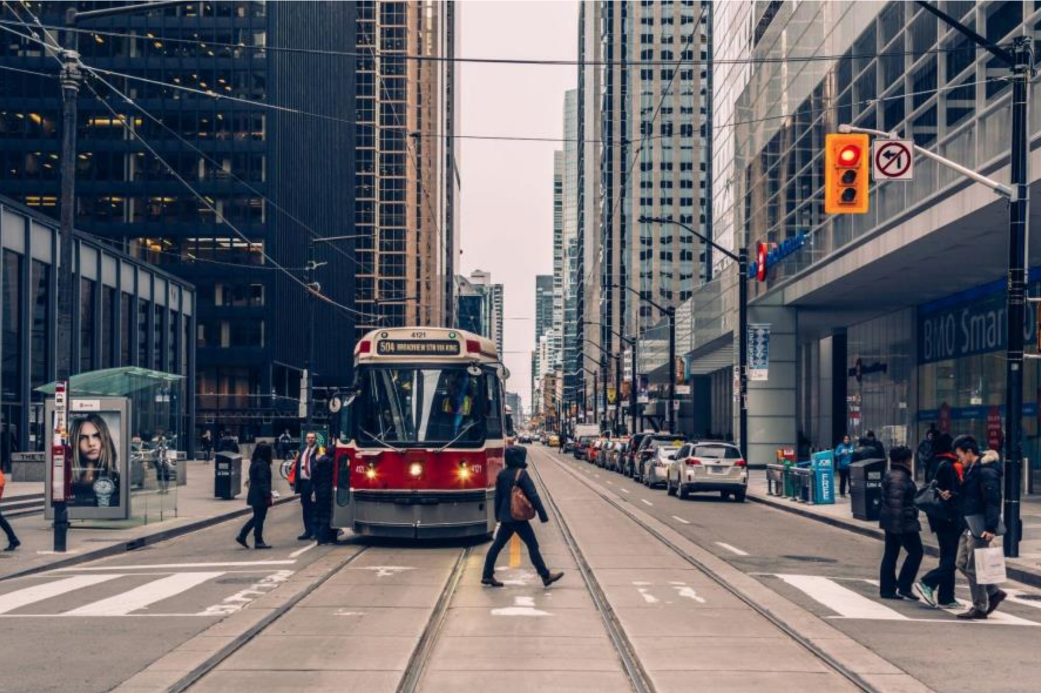
//> input picture Samples/input.png, 2082 x 1386 px (shown at 1/2 size)
$ ./main ../Samples/input.png   (built with g++ and OpenCV 4)
//> lines starting //> are read from the running program, lines starting //| are printed output that depends on the picture; after the words box and inside, x2 and y2 are one past the last pixel; in counts of white or black regions, pixels touching at a corner belong together
#include <iostream>
#include <string>
#include <vector>
#include <chrono>
#include <pthread.h>
#include <unistd.h>

#include <opencv4/opencv2/core.hpp>
#include <opencv4/opencv2/highgui.hpp>
#include <opencv4/opencv2/imgproc.hpp>

#define THR 8

struct thread_in
{
    int start;
    int end;
    cv::Mat *result;
    cv::Mat *refrence;
};

void *apply_horizantal_flip(void *in)
{
    struct thread_in *thread_input = (struct thread_in *)in;
    for (int row = thread_input->start; row < thread_input->end; row++)
    {
        for (int col = 0; col < thread_input->refrence->cols; col++)
        {
            thread_input->result->at<cv::Vec3b>(row, thread_input->refrence->cols - col - 1) = thread_input->refrence->at<cv::Vec3b>(row, col);
        }
    }
    return NULL;
}

void *apply_vertical_flip(void *in)
{
    struct thread_in *thread_input = (struct thread_in *)in;
    for (int row = thread_input->start; row < thread_input->end; row++)
    {
        for (int col = 0; col < thread_input->refrence->cols; col++)
        {
            thread_input->result->at<cv::Vec3b>(thread_input->refrence->rows - row - 1, col) = thread_input->refrence->at<cv::Vec3b>(row, col);
        }
    }
    return NULL;
}

float pixel_value(float input)
{
    if (input > 255)
    {
        return 255;
    }
    else if (input < 0)
    {
        return 0;
    }
    return input;
}

int binary_value(int input)
{
    if (input > 127)
    {
        return 255;
    }
    else
    {
        return 0;
    }
}

void *apply_sepia(void *in)
{
    struct thread_in *thread_input = (struct thread_in *)in;
    for (int row = thread_input->start; row < thread_input->end; row++)
    {
        for (int col = 0; col < thread_input->result->cols; col++)
        {
            float blue = thread_input->result->at<cv::Vec3b>(row, col)[2] * 0.131 +
                         thread_input->result->at<cv::Vec3b>(row, col)[1] * 0.534 +
                         thread_input->result->at<cv::Vec3b>(row, col)[0] * 0.272;
            float green = thread_input->result->at<cv::Vec3b>(row, col)[2] * 0.168 +
                          thread_input->result->at<cv::Vec3b>(row, col)[1] * 0.686 +
                          thread_input->result->at<cv::Vec3b>(row, col)[0] * 0.349;
            float red = thread_input->result->at<cv::Vec3b>(row, col)[2] * 0.189 +
                        thread_input->result->at<cv::Vec3b>(row, col)[1] * 0.769 +
                        thread_input->result->at<cv::Vec3b>(row, col)[0] * 0.393;
            thread_input->result->at<cv::Vec3b>(row, col)[0] = pixel_value(blue);
            thread_input->result->at<cv::Vec3b>(row, col)[1] = pixel_value(green);
            thread_input->result->at<cv::Vec3b>(row, col)[2] = pixel_value(red);
        }
    }
    return NULL;
}

void *apply_average(void *in)
{
    std::vector<std::vector<int>> kernel = {{1, 1, 1}, {1, 1, 1}, {1, 1, 1}};
    int devide = 9;

    struct thread_in *thread_input = (struct thread_in *)in;

    for (int row = thread_input->start; row < thread_input->end; row++)
    {

        if (row == 0 || row >= thread_input->refrence->rows - 1)
        {

            continue;
        }
        for (int col = 1; col < thread_input->refrence->cols - 1; col++)
        {
            float sum = thread_input->refrence->at<uchar>(row - 1, col - 1) * kernel[0][0] +
                        thread_input->refrence->at<uchar>(row - 1, col) * kernel[0][1] +
                        thread_input->refrence->at<uchar>(row - 1, col + 1) * kernel[0][2] +
                        thread_input->refrence->at<uchar>(row, col - 1) * kernel[1][0] +
                        thread_input->refrence->at<uchar>(row, col) * kernel[1][1] +
                        thread_input->refrence->at<uchar>(row, col + 1) * kernel[1][2] +
                        thread_input->refrence->at<uchar>(row + 1, col - 1) * kernel[2][0] +
                        thread_input->refrence->at<uchar>(row + 1, col) * kernel[2][1] +
                        thread_input->refrence->at<uchar>(row + 1, col + 1) * kernel[2][2];
            thread_input->result->at<uchar>(row - 1, col - 1) = sum / devide;
        }
    }
    return NULL;
}

void *apply_binary(void *in)
{
    struct thread_in *thread_input = (struct thread_in *)in;
    for (int row = thread_input->start; row < thread_input->end; row++)
    {
        for (int col = 0; col < thread_input->result->cols; ++col)
        {
            thread_input->result->at<uchar>(row, col) = binary_value(thread_input->result->at<uchar>(row, col));
        }
    }
    return NULL;
}

void *apply_laplace(void *in)
{
    std::vector<std::vector<int>> kernel = {{0, -1, 0}, {-1, 4, -1}, {0, -1, 0}};
    int devide = 2;

    struct thread_in *thread_input = (struct thread_in *)in;

    for (int row = thread_input->start + 1; row < thread_input->end - 1; row++)
    {
        for (int col = 1; col < thread_input->refrence->cols - 1; col++)
        {
            float sum = thread_input->refrence->at<uchar>(row - 1, col - 1) * kernel[0][0] +
                        thread_input->refrence->at<uchar>(row - 1, col) * kernel[0][1] +
                        thread_input->refrence->at<uchar>(row - 1, col + 1) * kernel[0][2] +
                        thread_input->refrence->at<uchar>(row, col - 1) * kernel[1][0] +
                        thread_input->refrence->at<uchar>(row, col) * kernel[1][1] +
                        thread_input->refrence->at<uchar>(row, col + 1) * kernel[1][2] +
                        thread_input->refrence->at<uchar>(row + 1, col - 1) * kernel[2][0] +
                        thread_input->refrence->at<uchar>(row + 1, col) * kernel[2][1] +
                        thread_input->refrence->at<uchar>(row + 1, col + 1) * kernel[2][2];
            thread_input->result->at<uchar>(row - 1, col - 1) = sum / devide;
        }
    }
    return NULL;
}

void do_threading(cv::Mat *img, void *(*function)(void *), bool resize)
{

    pthread_t threads[THR];
    pthread_attr_t temp_attr;

    int thread_size = img->rows / THR;

    pthread_attr_init(&temp_attr);
    pthread_attr_setdetachstate(&temp_attr, PTHREAD_CREATE_JOINABLE);

    cv::Mat temp = img->clone();
    struct thread_in inputs[THR];
    int sum = 0;

    if (resize)
    {
        cv::resize(*img, *img, cv::Size(img->cols - 2, img->rows - 2));
    }

    for (int i = 0; i < THR - 1; i++)
    {
        inputs[i].start = sum;
        inputs[i].end = sum + thread_size;
        inputs[i].refrence = &temp;
        inputs[i].result = img;
        pthread_create(&threads[i], &temp_attr, function, (void *)&inputs[i]);

        sum += thread_size;
    }

    inputs[THR - 1].start = sum;
    inputs[THR - 1].end = img->rows;
    inputs[THR - 1].refrence = &temp;
    inputs[THR - 1].result = img;
    pthread_create(&threads[THR - 1], &temp_attr, function, (void *)&inputs[THR - 1]);

    pthread_attr_destroy(&temp_attr);
    for (int i = 0; i < THR; i++)
    {
        pthread_join(threads[i], NULL);
    }
    temp.release();
    return;
}

int main(int argc, char *argv[])
{
    auto start = std::chrono::high_resolution_clock::now();
    if (argc != 2)
    {
        std::cout << "Bad arguments!" << std::endl;
        exit(EXIT_FAILURE);
    }
    const std::string FILE_PATH(argv[1]);

    cv::Mat img_color;
    img_color = cv::imread(FILE_PATH, cv::ImreadModes::IMREAD_ANYCOLOR);
//> img_color is the input picture: 1386 rows x 2082 cols, CV_8UC3; mean B, G, R 105.8, 100.7, 103.1

    if (img_color.empty())
    {
        std::cout << "input image empty" << std::endl;
        exit(EXIT_FAILURE);
    }

    do_threading(&img_color, apply_horizantal_flip, false);
//> after the loop in do_threading, `for (int i = 0; i < THR - 1; i++)`: threads = [140704675575488, 140704608462528, 140704541349568, 140704474236608, 140704407123648, 140704340010688, 140704272897728, 0]; sum = 1211
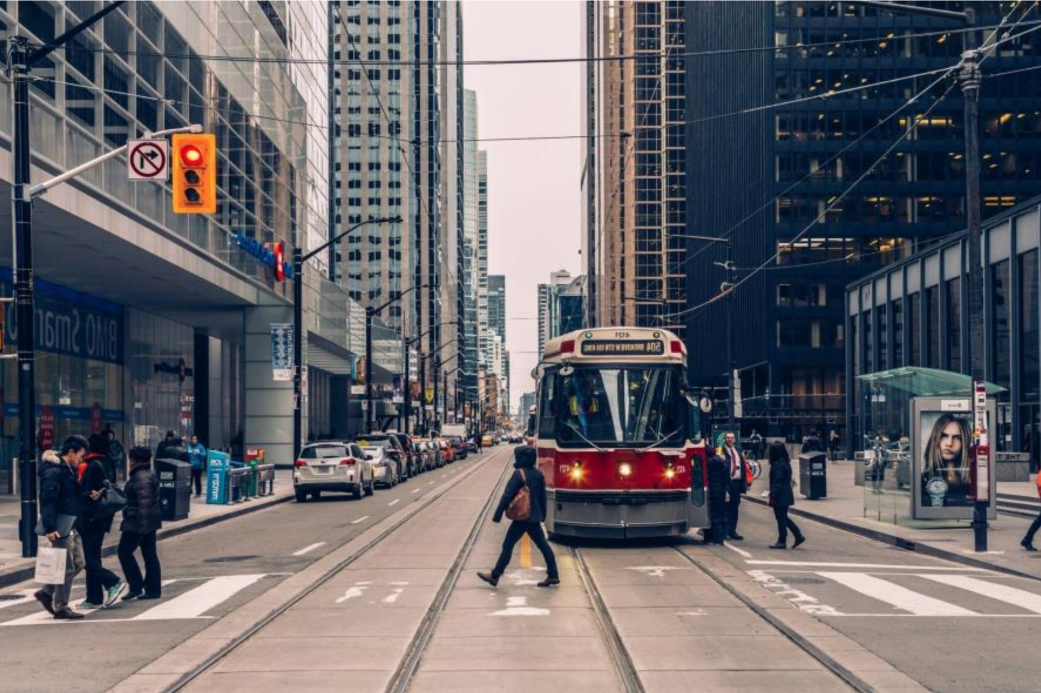
//> img_color: 1386 rows x 2082 cols, CV_8UC3 (shown at 1/2 size); mean B, G, R 105.8, 100.7, 103.1
    do_threading(&img_color, apply_vertical_flip, false);
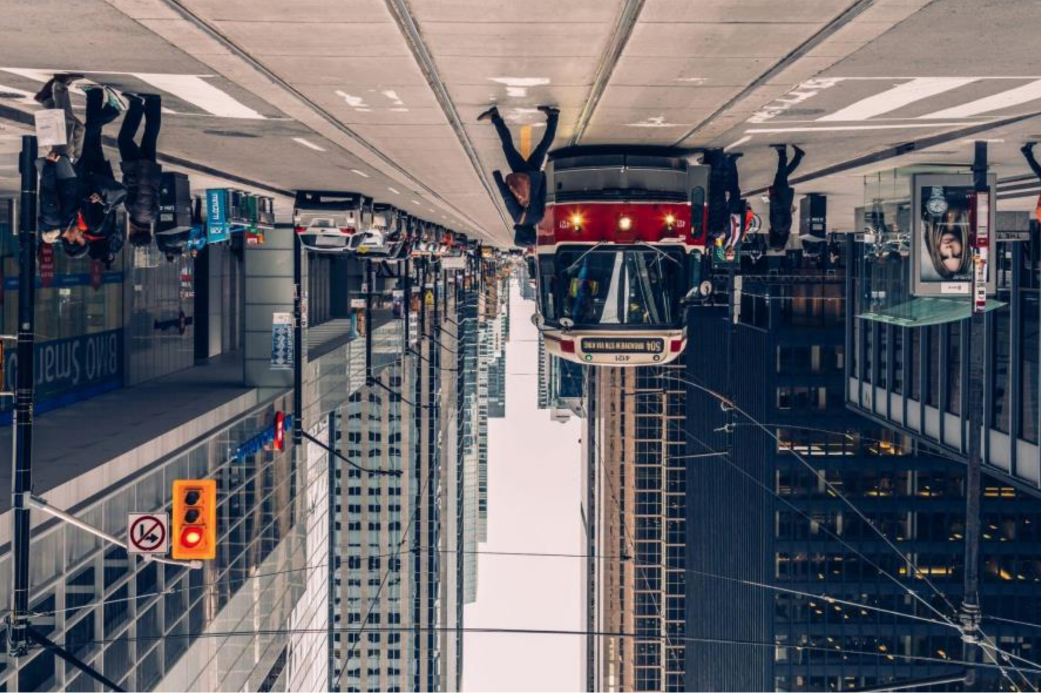
//> img_color: 1386 rows x 2082 cols, CV_8UC3 (shown at 1/2 size); mean B, G, R 105.8, 100.7, 103.1
    do_threading(&img_color, apply_sepia, false);
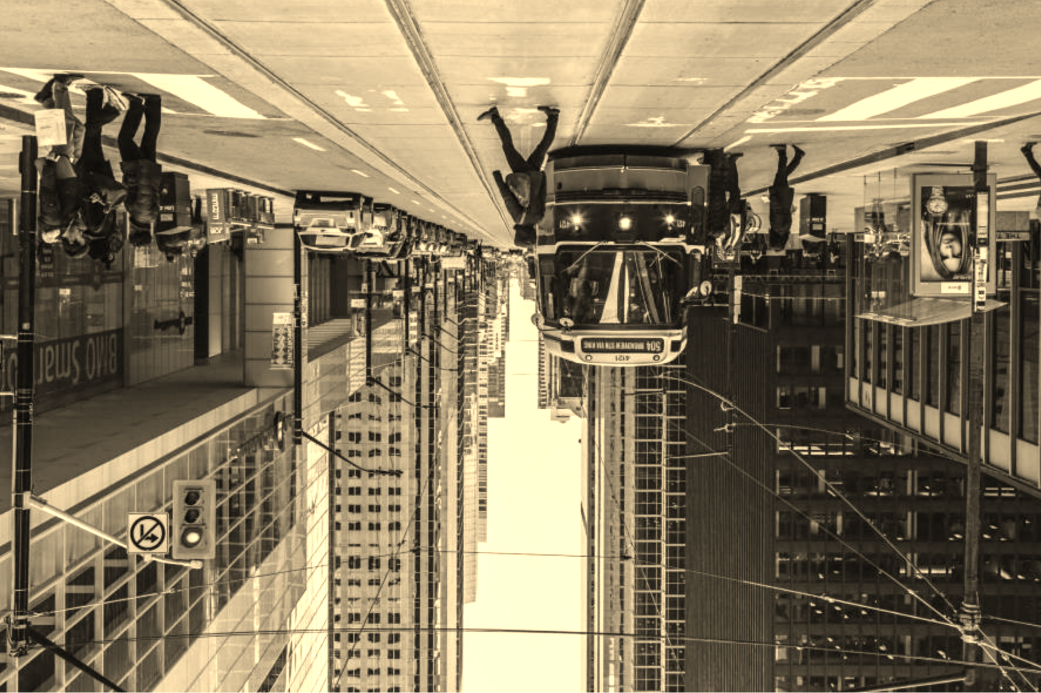
//> img_color: 1386 rows x 2082 cols, CV_8UC3 (shown at 1/2 size); mean B, G, R 95.6, 121.9, 134.9
    imwrite("First_Parallel.bmp", img_color);
    img_color.release();
    /////
    cv::Mat img_gray;
    img_gray = cv::imread(FILE_PATH, cv::ImreadModes::IMREAD_GRAYSCALE);
//> img_gray: 1386 rows x 2082 cols, CV_8UC1; min 0, max 255, mean 103

    if (img_gray.empty())
    {
        std::cout << "input image empty" << std::endl;
        exit(EXIT_FAILURE);
    }

    do_threading(&img_gray, apply_average, true);
//> img_gray: 1384 rows x 2080 cols, CV_8UC1
    do_threading(&img_gray, apply_binary, false);
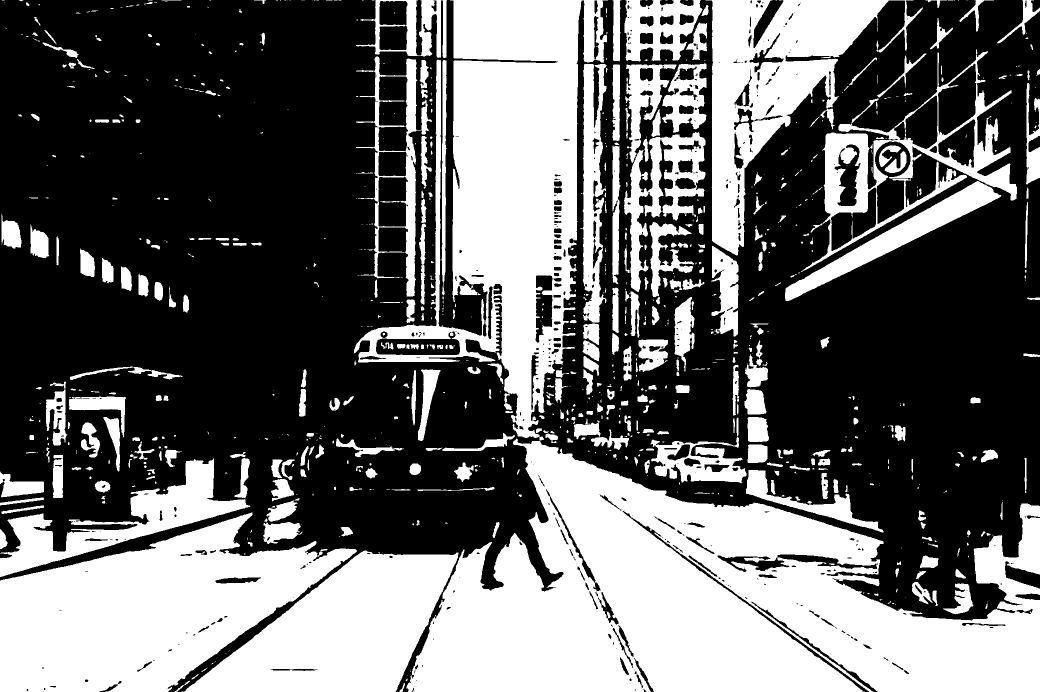
//> img_gray: 1384 rows x 2080 cols, CV_8UC1 (shown at 1/2 size); 40.7% white; 909 white regions (474 under 20 px), largest, box (x1, y1, x2, y2) and area: (813, 877, 2080, 1384) 371477, (708, 0, 1216, 881) 183524, (0, 1025, 714, 1384) 145001
    do_threading(&img_gray, apply_laplace, true);
//> in do_threading (call 6), `cv::resize(*img, *img, cv::Size(img->cols - 2, img->rows - 2));`:
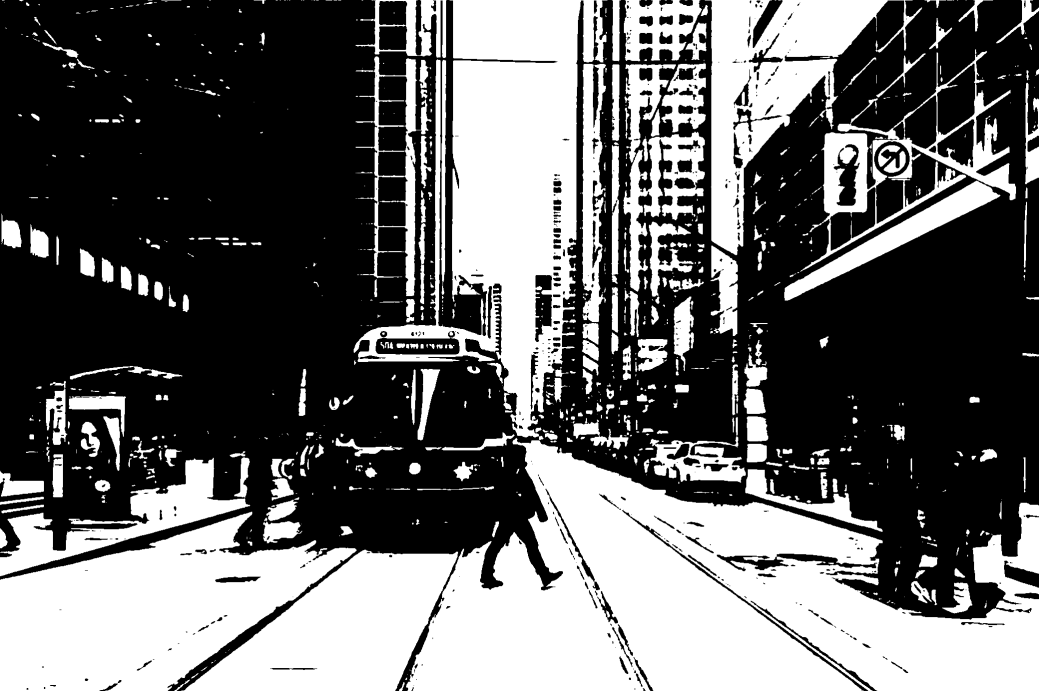
//> img: 1382 rows x 2078 cols, CV_8UC1 (shown at 1/2 size); min 0, max 255, mean 103.8
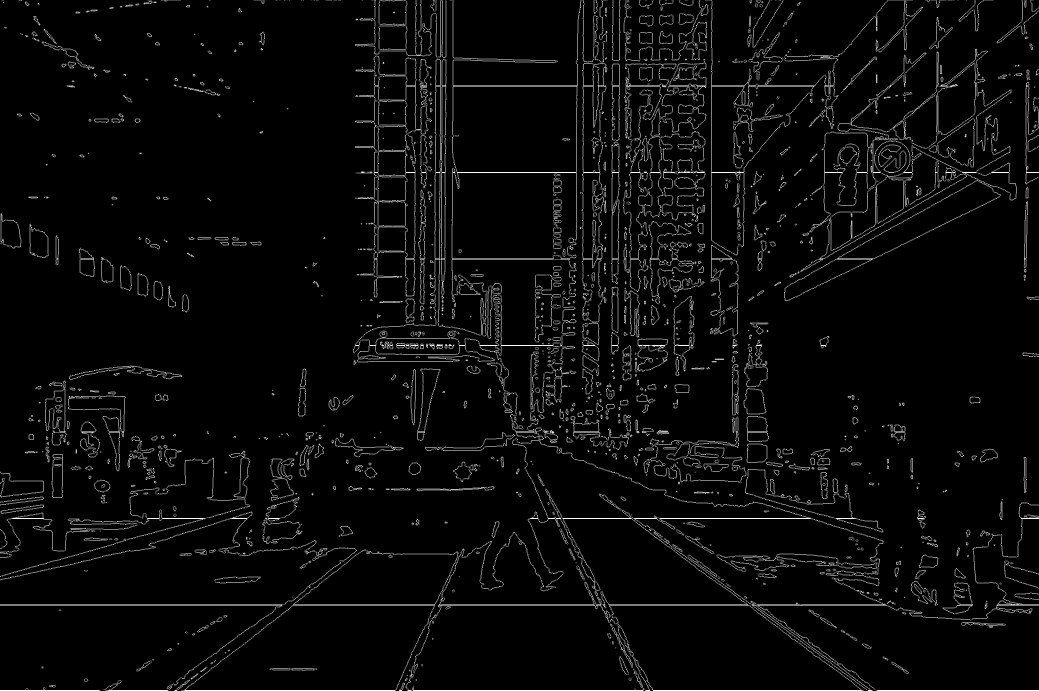
//> img_gray: 1382 rows x 2078 cols, CV_8UC1 (shown at 1/2 size); min 0, max 255, mean 9.1
    imwrite("Second_Parallel.bmp", img_gray);
    img_gray.release();

    auto end = std::chrono::high_resolution_clock::now();
    auto len = std::chrono::duration_cast<std::chrono::microseconds>(end - start);
    float result = len.count();
    std::cout << "Execution Time: " << result / 1000000 << std::endl;
}
